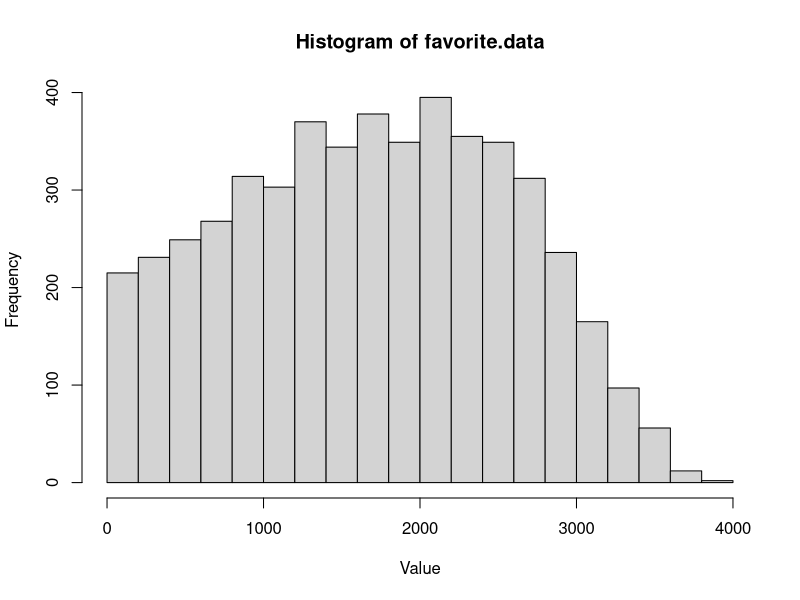
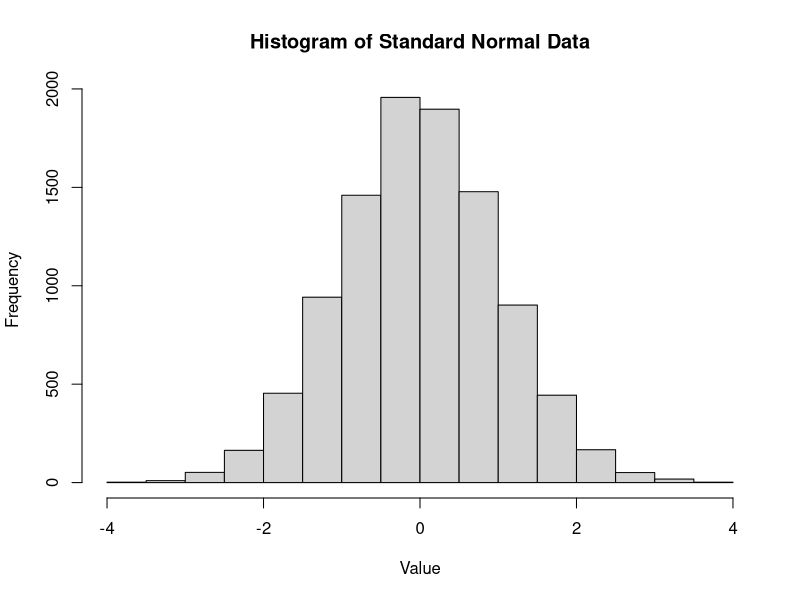
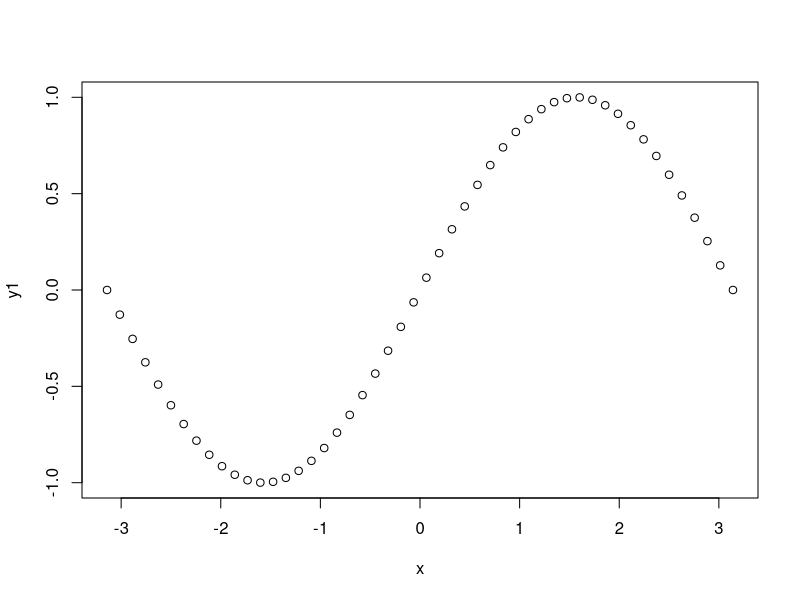
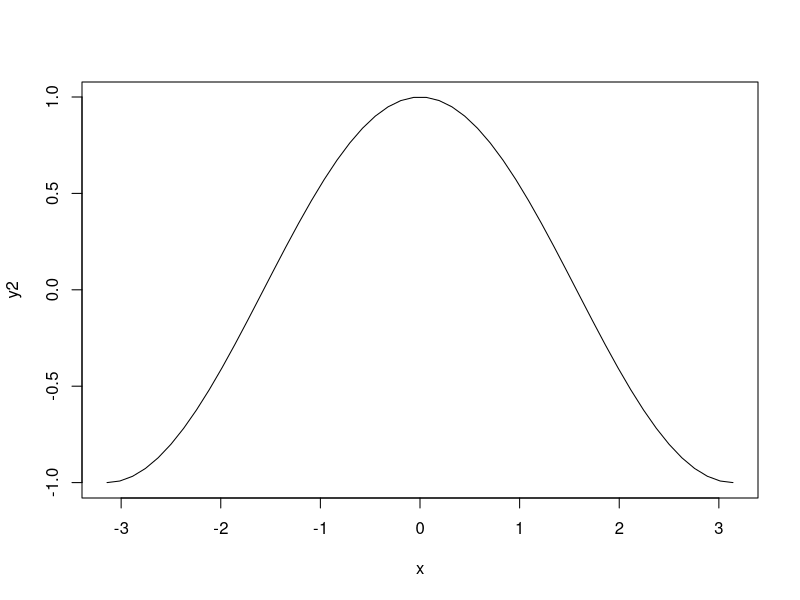
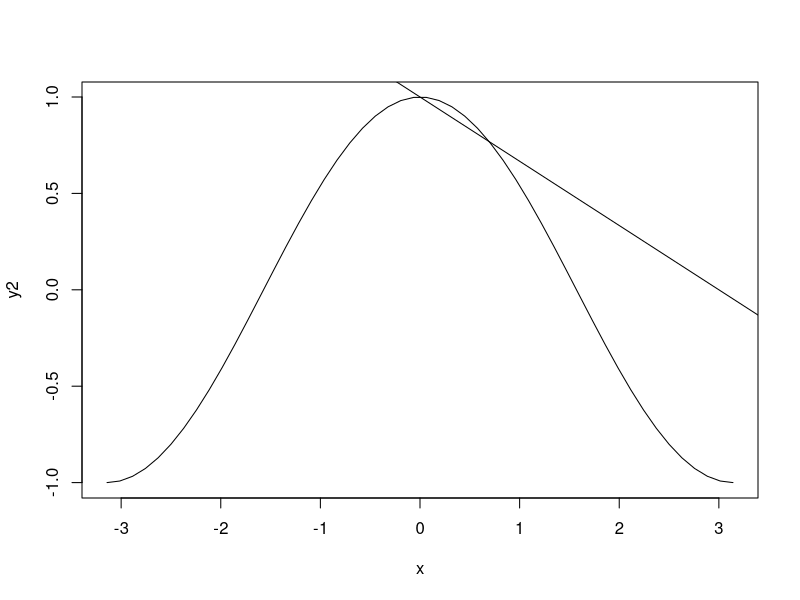

Generate these figures, in order, with R:
library(xtable)

## Problem 1.
# Read in the data
data <- read.table('./data/favorite.data', colClasses = c('numeric'))[, 1]

# Print the required summary statistics
# a)
print(paste0("The mean is ", mean(data)))
# b)
print(paste0("The median is ", median(data)))
# c)
print(paste0("The standard deviation is ", sd(data)))
# d)
print(paste0("The max is", max(data)))
# e)
print(paste("The min is", min(data)))

# Generate a PDF histogram
# f)
pdf("problem1_histogram.pdf", height=8.5, width=14)
hist(data, main='Histogram of favorite.data', xlab='Value')
dev.off()

## Problem 2.
set.seed(73) # set a seed for reproducibility
# Generate 10,000 standard normal data points
normal_data <- rnorm(n=10000, mean=0, sd=1)

# Generate the histogram of values
# a)
pdf("problem2_histogram.pdf", height=8.5, width=14)
hist(normal_data, main='Histogram of Standard Normal Data', xlab='Value')
dev.off()

# b)
# Print out the mean, median and standard deviation here
# We use a vectorized functional approach
print(sapply(list("mean", "median", "sd"), function(f){
  paste(f, round(do.call(f, list(normal_data)), 5), sep=": ")
}))

## Problem 3.
a <- seq(5, 160, 5)
b <- seq(87, 56, -1)
d <- a * b 
# a)
# We find the 15th, 16th and 17th element of d
print(sapply(list(15, 16, 17), function(i){
  paste0("The ", i, "th element of d is ", d[i])
}))

# b) 
# We find the elements of d that are greater than 2000
print("The following elements are the indices of d corresponding to elements greater than 2000")
seq(1, length(d))[d > 2000]

# c) 
# We find the number of elements that are greater than 6000
print(paste(sum(d > 6000), "elements of d are greater than 6000"))

## Problem 4
# a)
# This is the function for Problem 5. 
# It's reusable, so I wrote it here instead of there
get_perfect_squares <- function(x){
  perfect_squares <- c()
  z <- 1
  while (z ^ 2 <= x){
    perfect_squares <- c(perfect_squares, z ^ 2)
    z <- z + 1
  }
  return(perfect_squares)
}

add_perfect_squares <- function(x){
  perfect_squares <- get_perfect_squares(x)
  return(sum(perfect_squares))
}

# a)
print("The sum of all perfect squares between 1 and: ")
n = 100
print(paste(n, add_perfect_squares(n), sep=": "))
# b)
n = 100000
print(paste(n, add_perfect_squares(n), sep=": "))

# Problem 5
# a) 
vector_1_to_500 <- get_perfect_squares(500)
print(xtable(matrix(vector_1_to_500)))

# b)
matrix_1_to_100000 <- matrix(get_perfect_squares(100000), ncol=4)
print(xtable(matrix_1_to_100000))

# c) 
print("The [15, 3] element is:")
print(matrix_1_to_100000[15, 3])


# Problem 6
x <- seq(-1 * pi, pi, length.out = 50)
y1 <- sin(x)
y2 <- cos(x)

# a)
pdf("problem_6_a.pdf", height=8.5, width=14)
plot(x, y1)
dev.off()

# b) 
pdf("problem_6_b.pdf", height=8.5, width=14)
plot(x, y2, 'l')
dev.off()

# c) 
pdf("problem_6_c.pdf", height=8.5, width=14)
plot(x, y2, 'l')
abline(a=1, b=-1 * (1 / 3))
dev.off()

